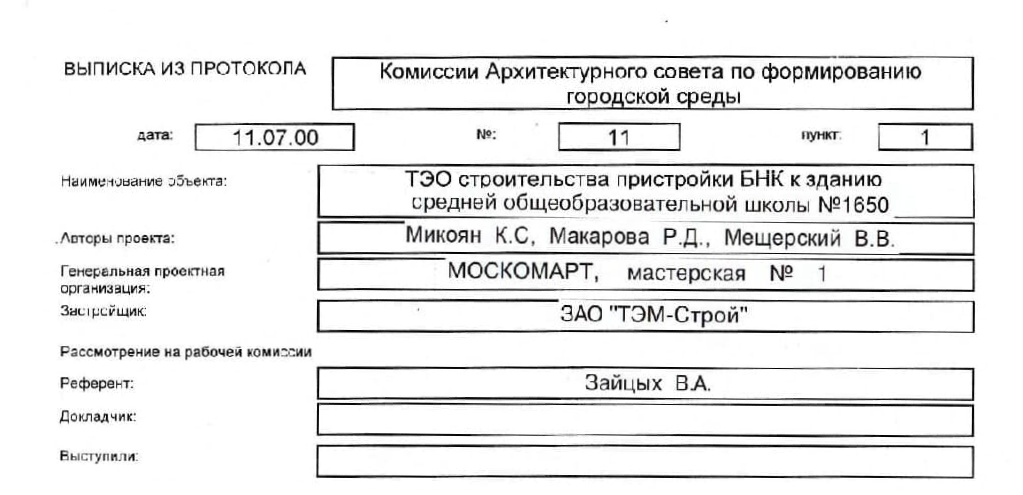
#> input picture input_images/1_rotate.jpg, 1023 x 495 px, found by its file name
$ jupyter execute 03_broken_counters_from_stackoverflow.ipynb
#> lines starting #> are read from the running program, lines starting #| are printed output that depends on the picture; after the words box and inside, x2 and y2 are one past the last pixel; in counts of white or black regions, pixels touching at a corner belong together
[cell 1]
import cv2
import numpy as np
import ipywidgets as widgets
from IPython.display import display, clear_output
from pathlib import Path
import random
from scipy.ndimage import morphology as scipy_morph, label

# ======================= MAIN EXTRACTION FUNCTION ==================================
def box_extraction(img_path, dilation_size, std_multiplier, min_size):
    # 1. Read in grayscale
#> called with dilation_size = 3, std_multiplier = 1, min_size = 200
    img = cv2.imread(img_path, 0)
#> img: shape (495, 1023); min 0, max 255, mean 234.8

    # === LOGIC FROM STACKOVERFLOW ===
    # 2. Inner morphological gradient.
    # scipy expects a specific footprint. We create a 3x3 matrix of 1s.
    footprint = np.ones((dilation_size, dilation_size), dtype=bool)

    # dilate the image and subtract the original to get the 'inner gradient' (edges)
    dilated = scipy_morph.grey_dilation(img, footprint=footprint)
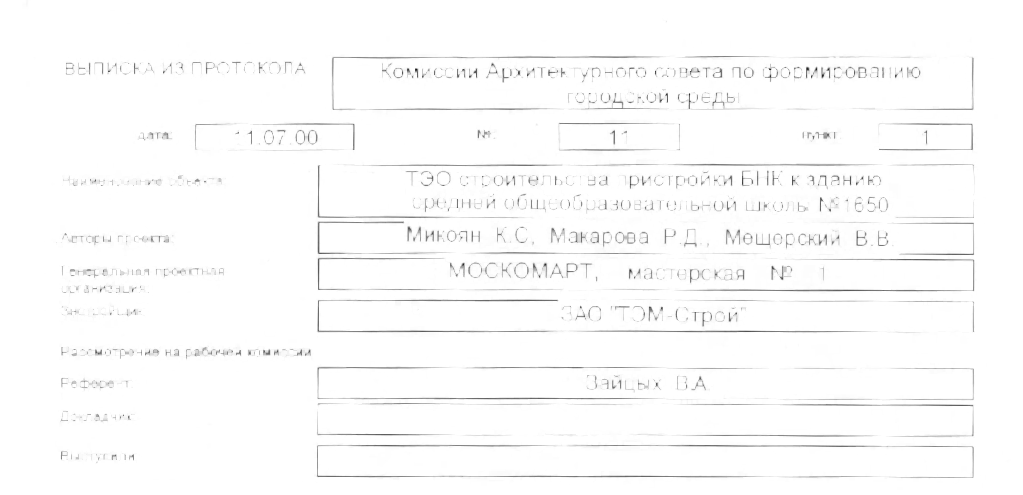
#> dilated: shape (495, 1023); min 25, max 255, mean 251.2
    im = dilated.astype(np.int32) - img.astype(np.int32)
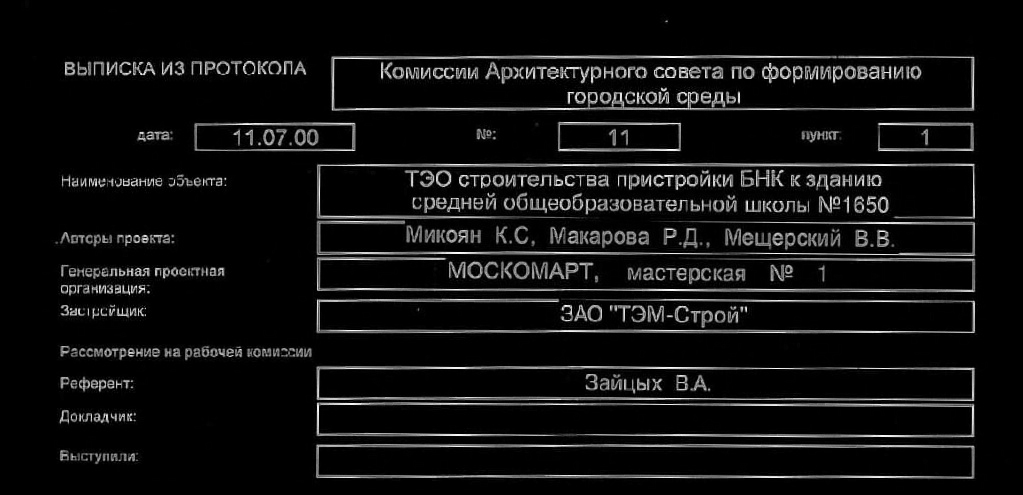
#> im: shape (495, 1023) int32; min 0, max 255, mean 16.4

    # 3. Binarize using Mean + Std (Dynamic threshold)
    mean, std = im.mean(), im.std()
#> mean = 16.36; std = 43.18
    t = mean + (std * std_multiplier) # We allow tuning the multiplier
#> t = 59.54

    # Apply the threshold
    im[im < t] = 0
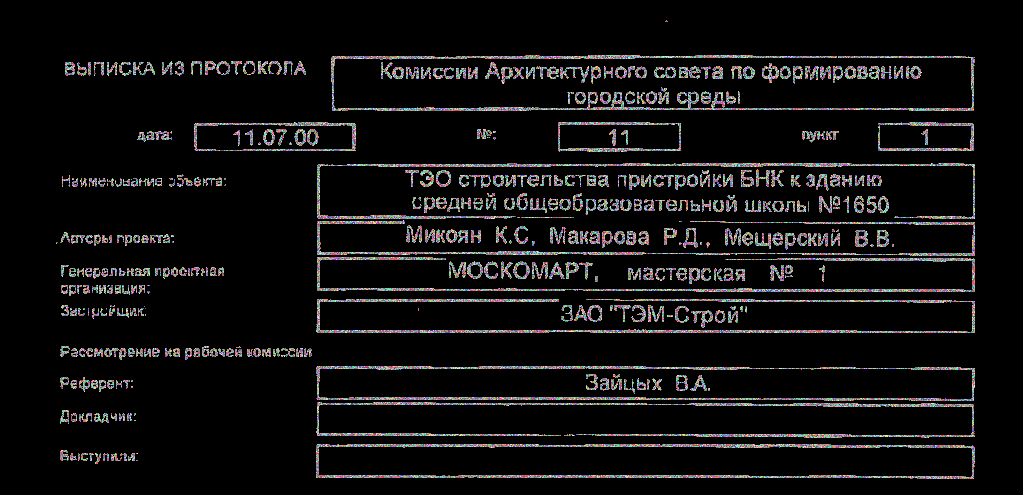
#> im: shape (495, 1023) int32; 197 distinct labels, from 0 to 255; one colour per label, 0 black
    im[im >= t] = 1
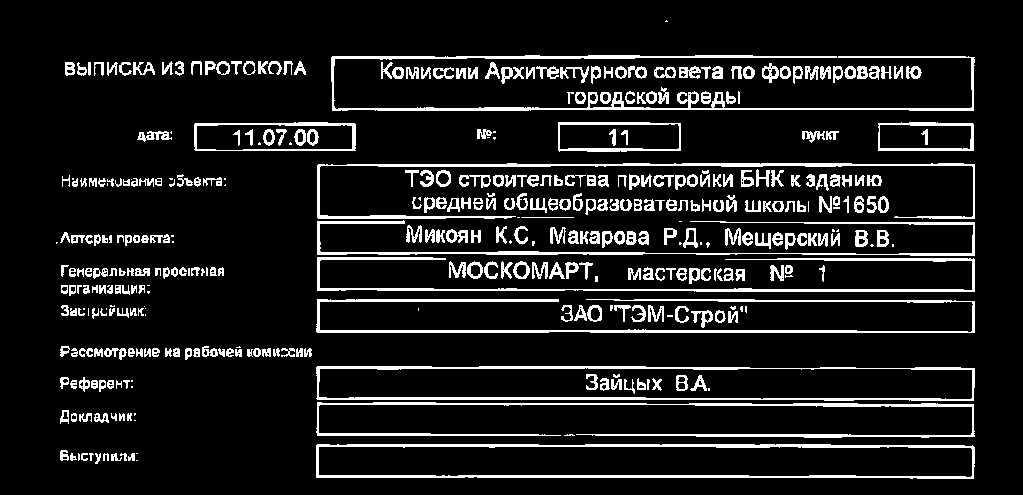
#> im: shape (495, 1023) int32; values 0 (black) and 1 (white), 10.7% white; 402 white regions (63 under 20 px), largest, box (x1, y1, x2, y2) and area: (331, 55, 975, 111) 4054, (316, 444, 975, 479) 3953, (316, 299, 975, 333) 3492

    # 4. Connected components (Scipy label)
    lbl, numcc = label(im)
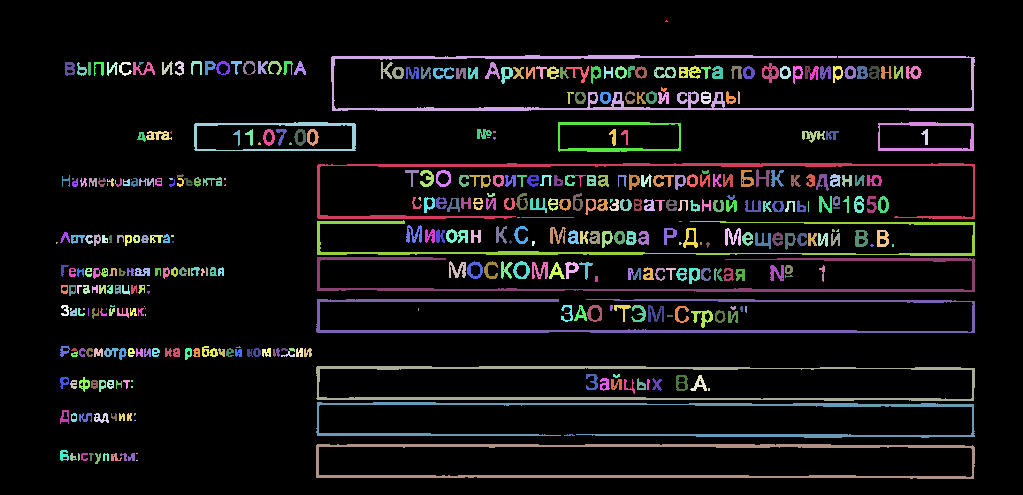
#> lbl: shape (495, 1023) int32; 428 distinct labels, from 0 to 427; one colour per label, 0 black
#> numcc = 427

    # 5. Size threshold and Box extraction
    box_coords = []

    # We create a blank black image to draw our final boxes on (Intermediate output)
    img_color = np.zeros_like(img)
    # img_color = cv2.cvtColor(img_color, cv2.COLOR_GRAY2BGR)
    img_color = cv2.cvtColor(img, cv2.COLOR_GRAY2BGR)

    for i in range(1, numcc + 1):
        py, px = np.nonzero(lbl == i)

        # If the component is too small, ignore it
        if len(py) < min_size:
            im[lbl == i] = 0
            continue

        xmin, xmax, ymin, ymax = px.min(), px.max(), py.min(), py.max()

        # Calculate bounding box
        x, y, w, h = xmin, ymin, (xmax - xmin), (ymax - ymin)

        # Generate a random color
        color = (random.randint(100, 255), random.randint(100, 255), random.randint(100, 255))

        # Draw the rectangle ON THE INTERMEDIATE BLACK IMAGE
        cv2.rectangle(img_color, (x, y), (x + w, y + h), color, 4)
#> this loop made 427 passes
#> (py, px) on passes 1, 21: ([20, 21, 21, 21], [666, 665, 666, 667]), ([62, 62, 62, 62, 62, 63, 63, 63, 63, 64, 64], [139, 140, 141, 142, 143, 139, 140, 141, 142, 139, 140])
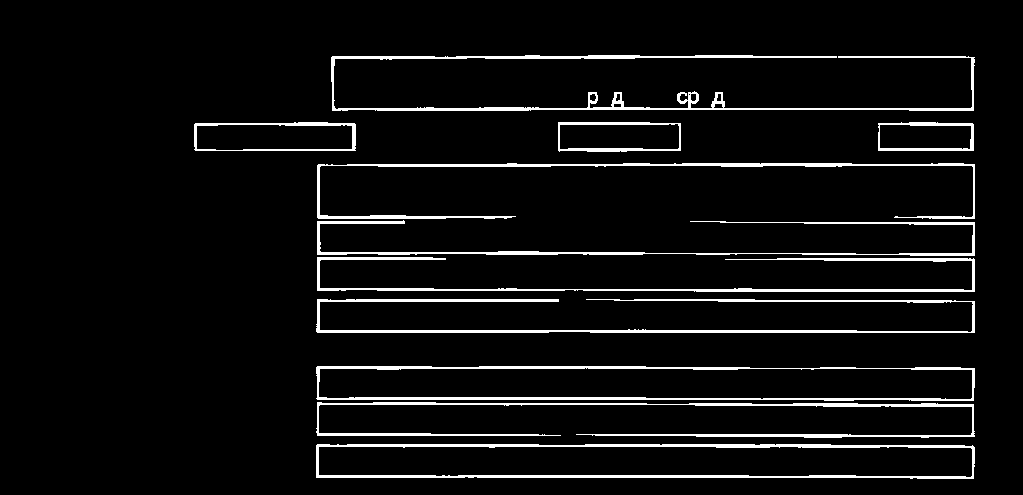
#> im: shape (495, 1023) int32; values 0 (black) and 1 (white), 5.7% white; 11 white regions, largest, box (x1, y1, x2, y2) and area: (331, 55, 975, 111) 4054, (316, 444, 975, 479) 3953, (316, 299, 975, 333) 3492
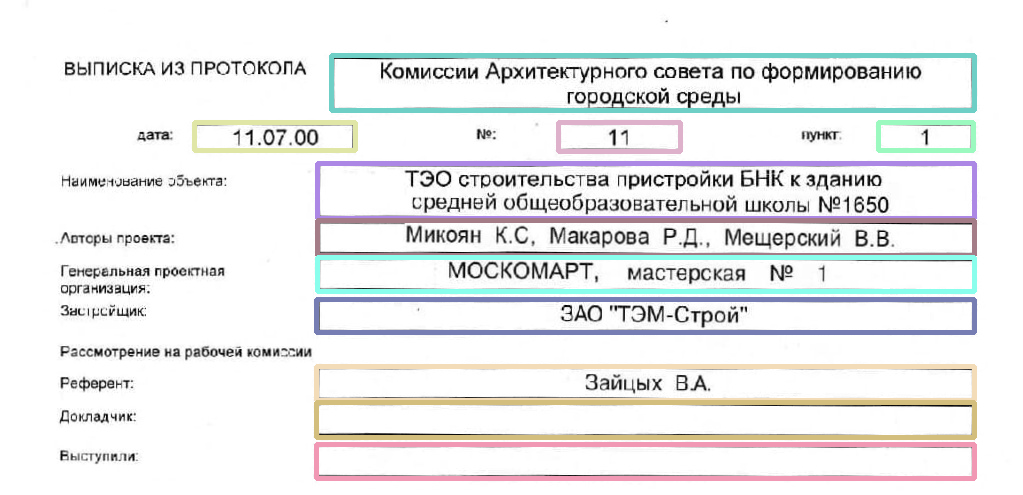
#> img_color: shape (495, 1023, 3); mean B, G, R 236, 235.7, 235.1

    # 6. DISPLAY RESULTS
    clear_output(wait=True)

    print(f"Всего компонент (блоков) найдено: {numcc}")
#| Всего компонент (блоков) найдено: 427
    print(f"Отфильтровано и нарисовано: {len([i for i in range(1, numcc+1) if len(np.nonzero(lbl == i)[0]) >= min_size])}")
#| Отфильтровано и нарисовано: 11
    print(f"Параметры: Dilation={dilation_size}, Std Multiplier={std_multiplier:.2f}, MinSize={min_size}")

    from IPython.display import Image as IPImage
    is_success, buffer = cv2.imencode(".jpg", img_color)
    display(IPImage(data=buffer.tobytes()))

# ======================= SETUP SLIDERS ================================
Path("./output/").mkdir(parents=True, exist_ok=True)

# Слайдеры (адаптированные под параметры этого метода)
slider_dilation = widgets.IntSlider(value=3, min=1, max=9, step=2, description='Dilation Size:')
slider_std = widgets.FloatSlider(value=1.0, min=0.0, max=3.0, step=0.1, description='Std Multiplier:')
slider_min_size = widgets.IntSlider(value=200, min=50, max=5000, step=50, description='Min Size (px):')

# ==================== BIND EVENTS ====================
def update_image(change):
    box_extraction(
        "/media/vadim/1TB_SSD/my_github/computer-vision-document-table-parser/input_images/1_rotate.jpg",
        slider_dilation.value,
        slider_std.value,
        slider_min_size.value
    )
    display(widgets.VBox([slider_dilation, slider_std, slider_min_size]))

slider_dilation.observe(update_image, names='value')
slider_std.observe(update_image, names='value')
slider_min_size.observe(update_image, names='value')

# ==================== ОТРИСОВКА ====================
display(widgets.VBox([slider_dilation, slider_std, slider_min_size]))

# Initial run
update_image(None)

$ run again, with input_images/1.jpg copied over input_images/1_rotate.jpg
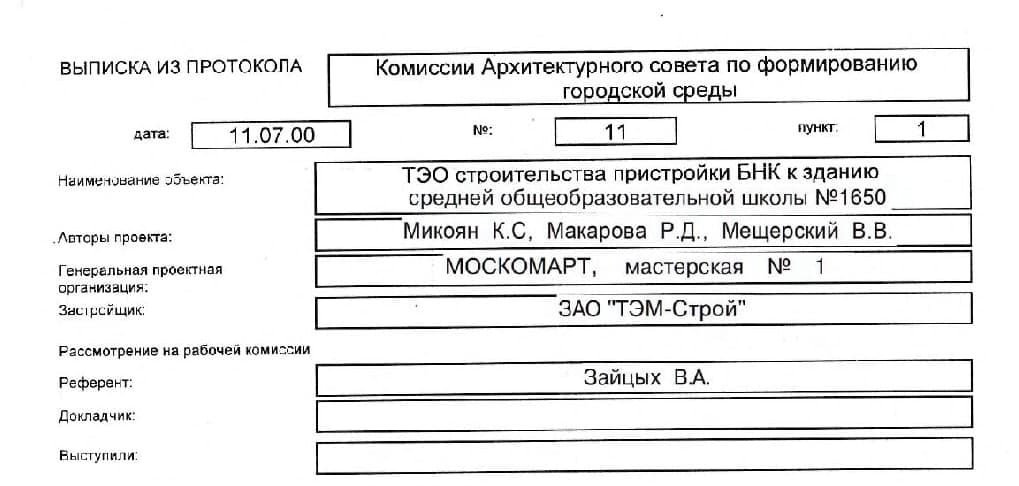
#> input picture input_images/1.jpg, 1019 x 486 px, found by its file name
#> mean = 18.35; std = 52.83
#> t = 71.18
#> lbl: shape (486, 1019) int32; 448 distinct labels, from 0 to 447
#> numcc = 447
#> the loop in box_extraction, `for i in range(1, numcc + 1):` made 447 passes
#> (py, px) on passes 1, 3, 40: ([14, 15, 15], [662, 661, 662]), ([55], [494]), ([61, 61, 61, 61, 62, 62, 62, 62, 63, 63], [135, 136, 137, 138, 135, 136, 137, 138, 135, 136])
#> after the loop in box_extraction, `for i in range(1, numcc + 1):`:
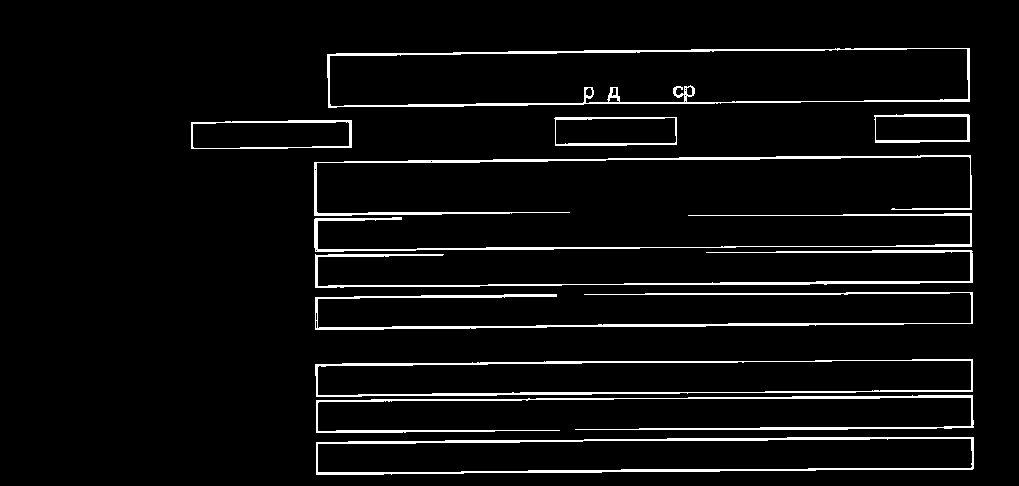
#> im: shape (486, 1019) int32; values 0 (black) and 1 (white), 4.9% white in thin lines or dots, all inside (x1, y1, x2, y2) = (191, 48, 974, 475)
#> after the loop in box_extraction, `for i in range(1, numcc + 1):`:
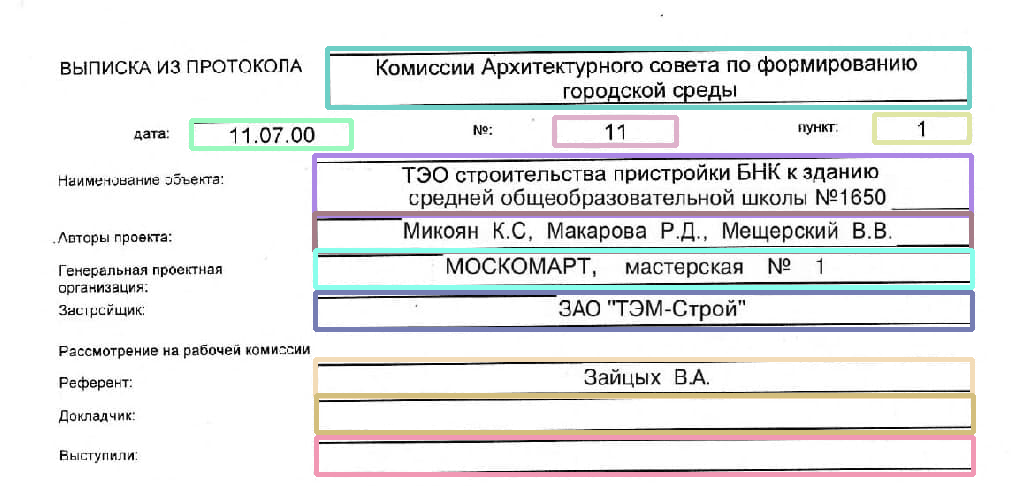
#> img_color: shape (486, 1019, 3); mean B, G, R 232.3, 232, 231.1
#| Всего компонент (блоков) найдено: 447
#| Отфильтровано и нарисовано: 11

$ run again, with input_images/1_f.jpg copied over input_images/1_rotate.jpg
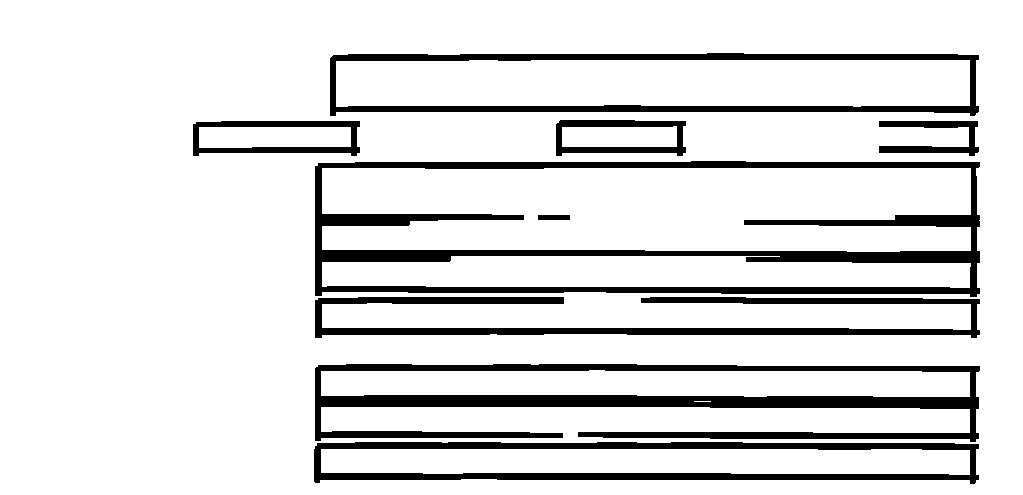
#> input picture input_images/1_f.jpg, 1023 x 495 px, found by its file name
#> in box_extraction, img is the input picture: shape (495, 1023); min 0, max 255, mean 221.2
#> mean = 10; std = 49.37
#> t = 59.37
#> in box_extraction, `lbl, numcc = label(im)`:
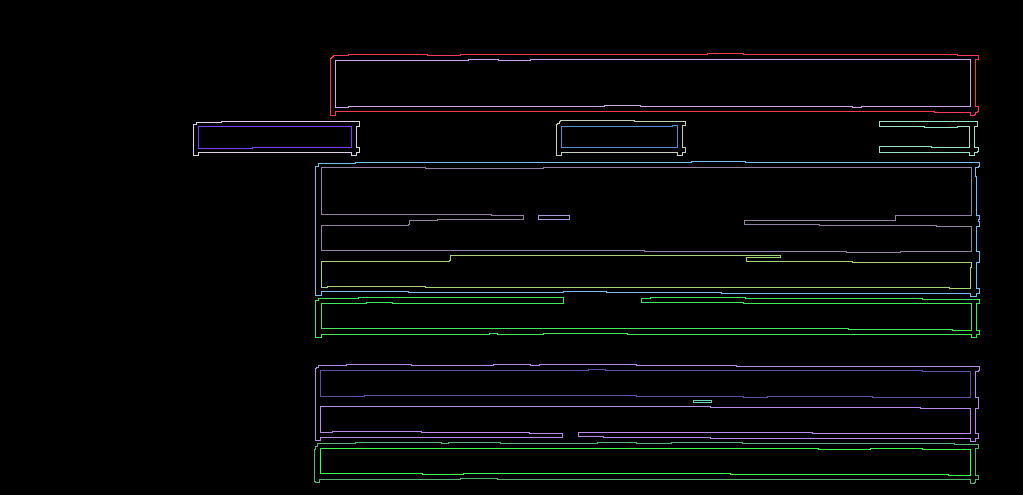
#> lbl: shape (495, 1023) int32; 18 distinct labels, from 0 to 17; one colour per label, 0 black
#> numcc = 17
#> the loop in box_extraction, `for i in range(1, numcc + 1):` made 17 passes
#> (xmin, xmax, ymin, ymax, x, y, w, h) on passes 1 to 8: (330, 978, 53, 115, 330, 53, 648, 62), (335, 970, 59, 107, 335, 59, 635, 48), (556, 685, 120, 155, 556, 120, 129, 35), (193, 359, 121, 155, 193, 121, 166, 34), (879, 978, 121, 155, 879, 121, 99, 34), (561, 677, 125, 147, 561, 125, 116, 22), (198, 351, 126, 148, 198, 126, 153, 22), (315, 979, 161, 296, 315, 161, 664, 135)
#> after the loop in box_extraction, `for i in range(1, numcc + 1):`:
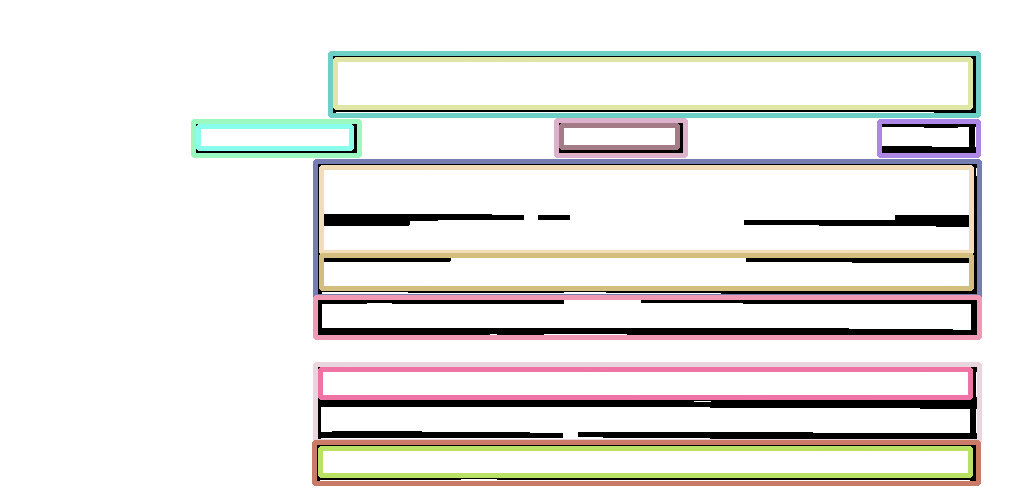
#> img_color: shape (495, 1023, 3); 14.31% of pixels changed, all inside (x1, y1, x2, y2) = (191, 51, 982, 486)
#| Всего компонент (блоков) найдено: 17
#| Отфильтровано и нарисовано: 15
